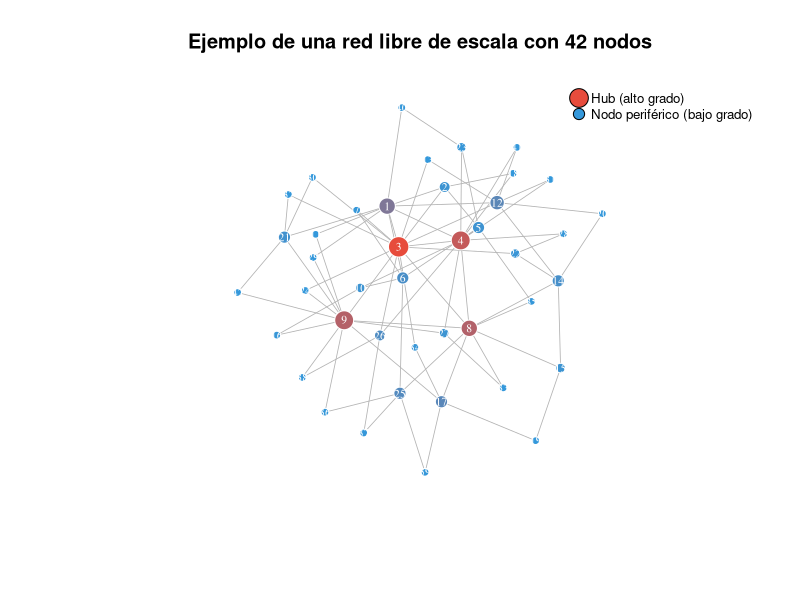
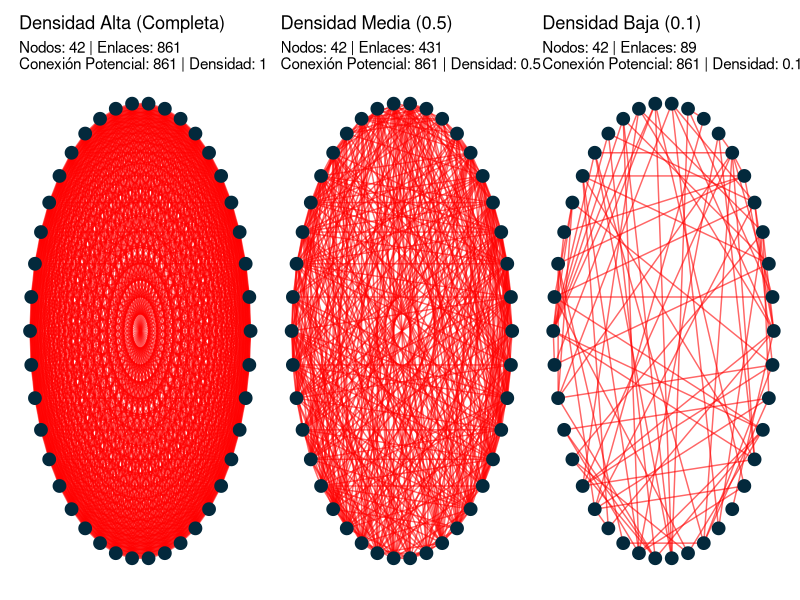
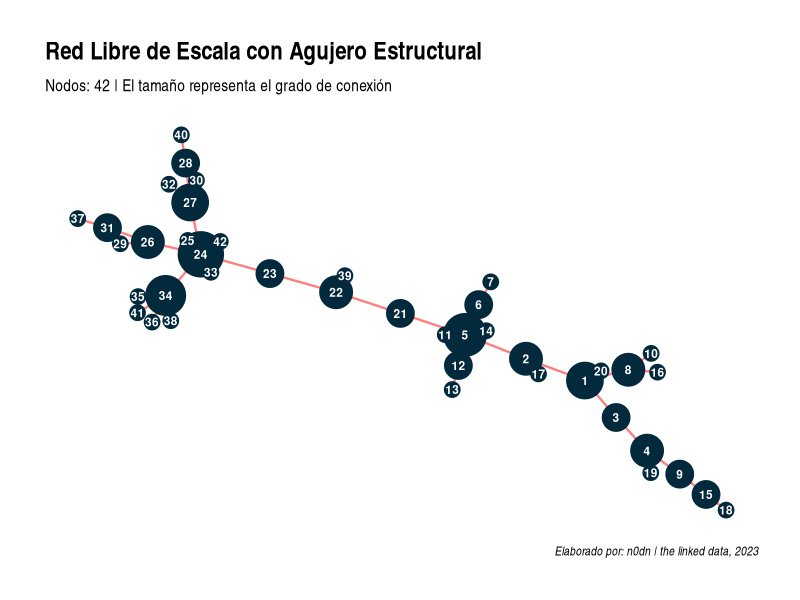

These charts were generated, in order, by the following R code:
## ---- chunk 1
#| label: red-libre-escala
#| fig-width: 10
#| fig-height: 10
#| warning: false
#| message: false
#| echo: false

library(igraph)
library(tidygraph)
library(tidyverse)

# Establecer semilla para reproducibilidad
set.seed(123)

# Crear red libre de escala usando el modelo Barabási-Albert
# 42 nodos, cada nuevo nodo se conecta con 2 nodos existentes
red <- barabasi.game(n = 42, 
                     power = 1, 
                     m = 2, 
                     directed = FALSE)

# Asignar etiquetas numéricas a los nodos (1, 2, 3, ..., 42)
V(red)$label <- 1:vcount(red)

# Calcular el layout Fruchterman-Reingold
layout_fr <- layout_with_fr(red)

# Calcular grado de cada nodo para tamaño visual
grado <- degree(red)

# Calcular betweenness para color
betweenness_val <- betweenness(red)
colores <- colorRampPalette(c("#3498db", "#e74c3c"))(100)
indices_color <- cut(betweenness_val, breaks = 100, labels = FALSE)
colores_nodos <- colores[indices_color]

# Visualizar la red CON etiquetas numéricas
plot(red,
     layout = layout_fr,
     vertex.size = sqrt(grado) * 3,
     vertex.color = colores_nodos,
     vertex.frame.color = "white",
     vertex.label.color = "white",  # Blanco para mejor contraste en el centro
     vertex.label.cex = 0.7,       # Tamaño de fuente ajustado
     vertex.label.dist = 0,        # Distancia 0 = centro exacto del nodo
     edge.color = "gray70",
     edge.width = 0.8,
     main = "Ejemplo de una red libre de escala con 42 nodos")

legend("topright", 
       legend = c("Hub (alto grado)", "Nodo periférico (bajo grado)"),
       pch = 21,
       pt.bg = c("#e74c3c", "#3498db"),
       pt.cex = c(2.5, 1.5),
       cex = 0.8,
       bty = "n")
# ============================================
# ANÁLISIS DESCRIPTIVO DE LA RED
# ============================================

# 1. Número de nodos y aristas
n_nodos <- vcount(red)
n_aristas <- ecount(red)

# 2. Densidad de la red
densidad <- edge_density(red)

# 3. Caminos cortos (geodésicas)
distancias <- distances(red)
camino_promedio <- mean_distance(red)
diametro <- diameter(red)

# 4. Grado de centralidad
grados <- degree(red)
grado_promedio <- mean(grados)
grado_max <- max(grados)
grado_min <- min(grados)

## ---- chunk 2
#| label: comparativa-densidades
#| warning: false
#| message: false
#| echo: false
#| fig-width: 12
#| fig-height: 5
#| fig-cap: "Ejemplo de densidad en las redes"

library(igraph)
library(ggraph)
library(tidygraph)
library(patchwork)

# Configuración inicial
n_nodos <- 42
conex_potencial <- (n_nodos * (n_nodos - 1)) / 2
color_nodo <- "#03293c"
color_enlace <- "red"

# Función para generar y graficar la red
generar_grafica_red <- function(densidad_objetivo, titulo) {
  
  # Crear red erdos-renyi basada en densidad
  g <- play_erdos_renyi(n = n_nodos, p = densidad_objetivo, directed = FALSE)
  
  n_enlaces <- gsize(g)
  densidad_real <- round(edge_density(g), 2)
  
  subtitulo <- paste0(
    "Nodos: ", n_nodos, 
    " | Enlaces: ", n_enlaces, 
    "\nConexión Potencial: ", conex_potencial, 
    " | Densidad: ", densidad_real
  )
  
  ggraph(g, layout = "circle") +
    geom_edge_link(color = color_enlace, alpha = 0.6) +
    geom_node_point(color = color_nodo, size = 4) +
    theme_minimal() +
    labs(
      title = titulo,
      subtitle = subtitulo
    ) +
    theme(
      panel.grid = element_blank(),
      axis.text = element_blank(),
      axis.title = element_blank()
    )
}

# Generar las tres redes
p1 <- generar_grafica_red(1.0, "Densidad Alta (Completa)")
p2 <- generar_grafica_red(0.5, "Densidad Media (0.5)")
p3 <- generar_grafica_red(0.1, "Densidad Baja (0.1)")

# Visualizar juntas
p1 + p2 + p3
## ---- chunk 3
#| label: red-libre-escala-agujero
#| warning: false
#| message: false
#| echo: false
#| fig-width: 10
#| fig-height: 8

library(igraph)
library(ggraph)
library(tidygraph)
library(tidyverse)

# 1. Generar dos redes libres de escala separadas (21 nodos cada una)
set.seed(123)
g1 <- sample_pa(n = 21, power = 1, m = 1, directed = FALSE)
g2 <- sample_pa(n = 21, power = 1, m = 1, directed = FALSE)

# 2. Unir las redes y crear el "agujero estructural" (un puente)
# El nodo 21 de la primera red se conecta al nodo 1 de la segunda (ahora nodo 22)
g_union <- disjoint_union(g1, g2)
g_total <- add_edges(g_union, c(21, 22))

# 3. Convertir a tidygraph para calcular métricas
red_final <- as_tbl_graph(g_total) %>%
  mutate(
    grado = centrality_degree(),
    id = row_number()
  )

# 4. Visualización
ggraph(red_final, layout = "fr") + 
  geom_edge_link(color = "red", alpha = 0.5, width = 0.8) + 
  geom_node_point(aes(size = grado), color = "#03293c") + 
  # Mostrar el número del nodo en el centro
  geom_node_text(aes(label = id), color = "white", size = 3, fontface = "bold") +
  scale_size_continuous(range = c(5, 15)) + 
  theme_graph() +
  labs(
    title = "Red Libre de Escala con Agujero Estructural",
    subtitle = "Nodos: 42 | El tamaño representa el grado de conexión",
    caption = "Elaborado por: n0dn | the linked data, 2023"
  ) +
  theme(legend.position = "none")
